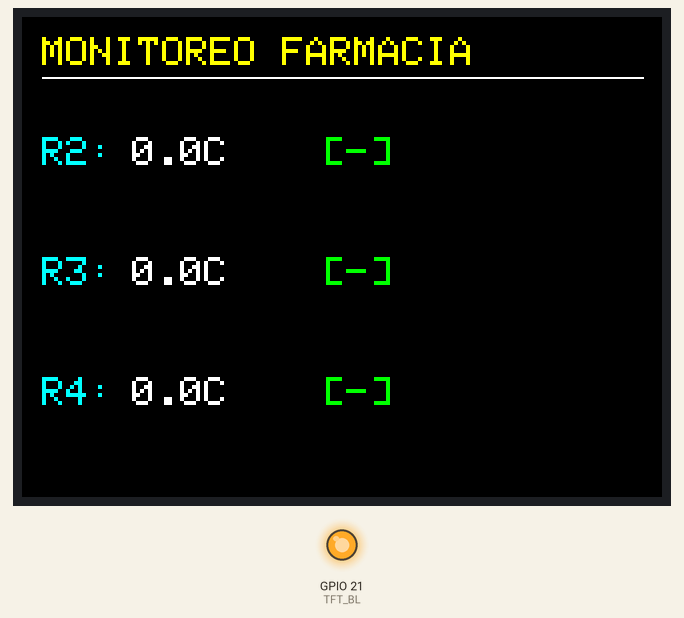
Simulated run of this sketch. Board: ESP32. Shown: 320×240 colour display, output pins drawn as LEDs (lit = HIGH). WiFi joins after 1.5 s; servers stay silent unless stated; no MQTT or app messages arrive unless stated.

Above: at 1.9 s.

The sketch:

Refri1_Pantalla.ino
```cpp
#include <WiFi.h>
#include <PubSubClient.h>
#include <ArduinoJson.h>
#include <SPI.h>
#include <Adafruit_GFX.h>
#include <Adafruit_ILI9341.h>

// ==========================================
// 1. CONFIGURACIÓN DE RED Y MQTT
// ==========================================
const char* ssid = "MEGACABLE-2.4G-ADA9";
const char* password = "M4kh_41!j0*s33th4n_";
const char* mqtt_server = "192.168.100.16";

WiFiClient espClient;
PubSubClient client(espClient);

// ==========================================
// 2. CONFIGURACIÓN DE LA PANTALLA CYD
// ==========================================
#define TFT_CS   15
#define TFT_DC   2
#define TFT_RST  -1
#define TFT_BL   21

Adafruit_ILI9341 tft = Adafruit_ILI9341(TFT_CS, TFT_DC, TFT_RST);

// Variables en memoria (Temperaturas y Puertas)
float tempRefri2 = 0.0; String puertaRefri2 = "-";
float tempRefri3 = 0.0; String puertaRefri3 = "-";
float tempRefri4 = 0.0; String puertaRefri4 = "-";

// ==========================================
// 3. FUNCIÓN PARA DIBUJAR LA INTERFAZ BASE
// ==========================================
void dibujarInterfazFija() {
  tft.fillScreen(ILI9341_BLACK);

  tft.setCursor(10, 10);
  tft.setTextColor(ILI9341_YELLOW);
  tft.setTextSize(2);
  tft.println("MONITOREO FARMACIA");
  tft.drawLine(10, 30, 310, 30, ILI9341_WHITE);

  tft.setTextColor(ILI9341_CYAN);
  tft.setTextSize(2);

  // Etiquetas fijas
  tft.setCursor(10, 60);  tft.print("R2:");
  tft.setCursor(10, 120); tft.print("R3:");
  tft.setCursor(10, 180); tft.print("R4:");
}

// ==========================================
// 4. FUNCIÓN PARA ACTUALIZAR NÚMEROS Y PUERTAS
// ==========================================
void actualizarDatos() {
  tft.setTextSize(2);

  // --- REFRI 2 ---
  // Color Temperatura
  if(tempRefri2 > 8.0) tft.setTextColor(ILI9341_RED, ILI9341_BLACK);
  else tft.setTextColor(ILI9341_WHITE, ILI9341_BLACK);
  tft.setCursor(55, 60);
  tft.print(tempRefri2, 1); tft.print("C  ");

  // Color Puerta
  if(puertaRefri2 == "Abierta" || puertaRefri2 == "1") tft.setTextColor(ILI9341_RED, ILI9341_BLACK);
  else tft.setTextColor(ILI9341_GREEN, ILI9341_BLACK);
  tft.setCursor(150, 60);
  tft.print("["); tft.print(puertaRefri2); tft.print("]   ");


  // --- REFRI 3 ---
  if(tempRefri3 > 8.0) tft.setTextColor(ILI9341_RED, ILI9341_BLACK);
  else tft.setTextColor(ILI9341_WHITE, ILI9341_BLACK);
  tft.setCursor(55, 120);
  tft.print(tempRefri3, 1); tft.print("C  ");

  if(puertaRefri3 == "Abierta" || puertaRefri3 == "1") tft.setTextColor(ILI9341_RED, ILI9341_BLACK);
  else tft.setTextColor(ILI9341_GREEN, ILI9341_BLACK);
  tft.setCursor(150, 120);
  tft.print("["); tft.print(puertaRefri3); tft.print("]   ");


  // --- REFRI 4 ---
  if(tempRefri4 > 8.0) tft.setTextColor(ILI9341_RED, ILI9341_BLACK);
  else tft.setTextColor(ILI9341_WHITE, ILI9341_BLACK);
  tft.setCursor(55, 180);
  tft.print(tempRefri4, 1); tft.print("C  ");

  if(puertaRefri4 == "Abierta" || puertaRefri4 == "1") tft.setTextColor(ILI9341_RED, ILI9341_BLACK);
  else tft.setTextColor(ILI9341_GREEN, ILI9341_BLACK);
  tft.setCursor(150, 180);
  tft.print("["); tft.print(puertaRefri4); tft.print("]   ");
}

// ==========================================
// 5. FUNCIÓN PARA RECIBIR LOS DATOS MQTT
// ==========================================
void callback(char* topic, byte* payload, unsigned int length) {
  String jsonPayload = "";
  for (int i = 0; i < length; i++) {
    jsonPayload += (char)payload[i];
  }

  StaticJsonDocument<300> doc;
  DeserializationError error = deserializeJson(doc, jsonPayload);

  if (!error) {
    String topicStr = String(topic);

    // Extraemos datos (si no vienen, mantienen su valor anterior)
    float tempRx = doc["temperatura"] | -99.0;
    String puertaRx = doc["puerta"] | "";

    if (topicStr.indexOf("refri2") > 0) {
      if(tempRx != -99.0) tempRefri2 = tempRx;
      if(puertaRx != "") puertaRefri2 = puertaRx;
    }
    else if (topicStr.indexOf("refri3") > 0) {
      if(tempRx != -99.0) tempRefri3 = tempRx;
      if(puertaRx != "") puertaRefri3 = puertaRx;
    }
    else if (topicStr.indexOf("refri4") > 0) {
      if(tempRx != -99.0) tempRefri4 = tempRx;
      if(puertaRx != "") puertaRefri4 = puertaRx;
    }

    actualizarDatos();
  }
}

// ==========================================
// 6. FUNCIÓN DE CONEXIÓN MQTT
// ==========================================
void reconnect() {
  while (!client.connected()) {
    if (client.connect("MonitorCentralCYD")) {
      client.subscribe("monitoreo/+/temperatura"); // Ajusta el topic si es necesario
      dibujarInterfazFija();
      actualizarDatos();
    } else {
      delay(5000);
    }
  }
}

// ==========================================
// 7. SETUP PRINCIPAL
// ==========================================
void setup() {
  Serial.begin(115200);

  pinMode(TFT_BL, OUTPUT);
  digitalWrite(TFT_BL, HIGH);

  SPI.begin(14, 12, 13, 15);

  tft.begin();

  // Rotación 3: Horizontal con el conector USB a la derecha (como en tu foto)
  tft.setRotation(3);

  // Borrado profundo forzado al arrancar para eliminar texto fantasma
  tft.fillScreen(ILI9341_BLACK);

  tft.setCursor(10, 100);
  tft.setTextColor(ILI9341_WHITE);
  tft.setTextSize(2);
  tft.println("Conectando WiFi...");

  WiFi.begin(ssid, password);
  while (WiFi.status() != WL_CONNECTED) {
    delay(500);
  }

  client.setServer(mqtt_server, 1883);
  client.setCallback(callback);
}

// ==========================================
// 8. LOOP
// ==========================================
void loop() {
  if (!client.connected()) {
    reconnect();
  }
  client.loop();
}
```
